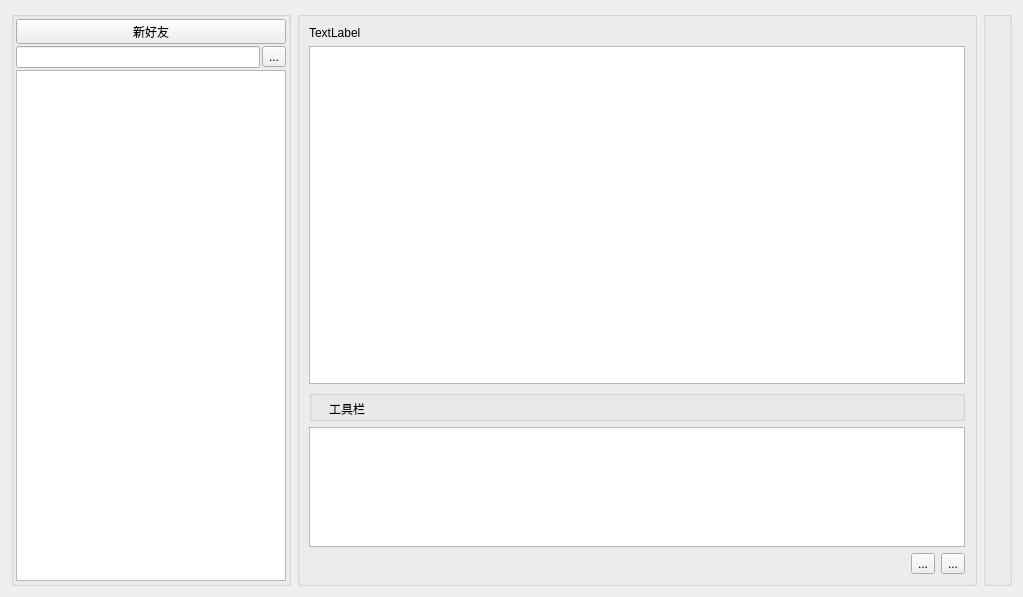
<?xml version="1.0" encoding="UTF-8"?>
<ui version="4.0">
 <class>FriendPage</class>
 <widget class="QWidget" name="FriendPage">
  <property name="geometry">
   <rect>
    <x>0</x>
    <y>0</y>
    <width>1023</width>
    <height>597</height>
   </rect>
  </property>
  <property name="windowTitle">
   <string>Form</string>
  </property>
  <layout class="QHBoxLayout" name="horizontalLayout_4">
   <item>
    <layout class="QHBoxLayout" name="horizontalLayout_3">
     <item>
      <widget class="QGroupBox" name="friendsList">
       <property name="sizePolicy">
        <sizepolicy hsizetype="Fixed" vsizetype="Preferred">
         <horstretch>0</horstretch>
         <verstretch>0</verstretch>
        </sizepolicy>
       </property>
       <property name="minimumSize">
        <size>
         <width>280</width>
         <height>0</height>
        </size>
       </property>
       <property name="maximumSize">
        <size>
         <width>280</width>
         <height>16777215</height>
        </size>
       </property>
       <property name="title">
        <string/>
       </property>
       <property name="alignment">
        <set>Qt::AlignLeading|Qt::AlignLeft|Qt::AlignVCenter</set>
       </property>
       <property name="flat">
        <bool>false</bool>
       </property>
       <layout class="QVBoxLayout" name="verticalLayout_2">
        <property name="spacing">
         <number>2</number>
        </property>
        <property name="leftMargin">
         <number>2</number>
        </property>
        <property name="topMargin">
         <number>2</number>
        </property>
        <property name="rightMargin">
         <number>2</number>
        </property>
        <property name="bottomMargin">
         <number>2</number>
        </property>
        <item>
         <layout class="QVBoxLayout" name="verticalLayout">
          <item>
           <widget class="QToolButton" name="tb_newFriend">
            <property name="sizePolicy">
             <sizepolicy hsizetype="Preferred" vsizetype="Preferred">
              <horstretch>0</horstretch>
              <verstretch>0</verstretch>
             </sizepolicy>
            </property>
            <property name="text">
             <string>新好友</string>
            </property>
           </widget>
          </item>
          <item>
           <layout class="QHBoxLayout" name="horizontalLayout">
            <item>
             <widget class="QLineEdit" name="searchLine"/>
            </item>
            <item>
             <widget class="QToolButton" name="tb_search">
              <property name="text">
               <string>...</string>
              </property>
             </widget>
            </item>
           </layout>
          </item>
          <item>
           <widget class="QListWidget" name="listWidget"/>
          </item>
         </layout>
        </item>
       </layout>
      </widget>
     </item>
     <item>
      <widget class="QGroupBox" name="chatBox">
       <property name="title">
        <string/>
       </property>
       <layout class="QVBoxLayout" name="verticalLayout_4">
        <item>
         <layout class="QVBoxLayout" name="verticalLayout_3">
          <item>
           <widget class="QLabel" name="label">
            <property name="text">
             <string>TextLabel</string>
            </property>
           </widget>
          </item>
          <item>
           <widget class="QPlainTextEdit" name="plainTextEdit">
            <property name="readOnly">
             <bool>true</bool>
            </property>
           </widget>
          </item>
          <item>
           <widget class="QGroupBox" name="groupBox_2">
            <property name="title">
             <string/>
            </property>
            <widget class="QLabel" name="label_2">
             <property name="geometry">
              <rect>
               <x>20</x>
               <y>10</y>
               <width>67</width>
               <height>17</height>
              </rect>
             </property>
             <property name="text">
              <string>工具栏</string>
             </property>
            </widget>
           </widget>
          </item>
          <item>
           <widget class="QPlainTextEdit" name="plainTextEdit_2">
            <property name="sizePolicy">
             <sizepolicy hsizetype="Expanding" vsizetype="Fixed">
              <horstretch>0</horstretch>
              <verstretch>0</verstretch>
             </sizepolicy>
            </property>
            <property name="minimumSize">
             <size>
              <width>0</width>
              <height>120</height>
             </size>
            </property>
            <property name="maximumSize">
             <size>
              <width>16777215</width>
              <height>120</height>
             </size>
            </property>
           </widget>
          </item>
          <item>
           <layout class="QHBoxLayout" name="horizontalLayout_2">
            <item>
             <spacer name="horizontalSpacer">
              <property name="orientation">
               <enum>Qt::Horizontal</enum>
              </property>
              <property name="sizeHint" stdset="0">
               <size>
                <width>40</width>
                <height>20</height>
               </size>
              </property>
             </spacer>
            </item>
            <item>
             <widget class="QToolButton" name="tb_clear">
              <property name="text">
               <string>...</string>
              </property>
             </widget>
            </item>
            <item>
             <widget class="QToolButton" name="tb_send">
              <property name="text">
               <string>...</string>
              </property>
             </widget>
            </item>
           </layout>
          </item>
         </layout>
        </item>
       </layout>
      </widget>
     </item>
     <item>
      <widget class="QGroupBox" name="welcomeBox">
       <property name="title">
        <string/>
       </property>
       <widget class="QLabel" name="label_3">
        <property name="geometry">
         <rect>
          <x>30</x>
          <y>30</y>
          <width>67</width>
          <height>17</height>
         </rect>
        </property>
        <property name="text">
         <string>你好</string>
        </property>
       </widget>
      </widget>
     </item>
    </layout>
   </item>
  </layout>
 </widget>
 <resources/>
 <connections/>
</ui>
